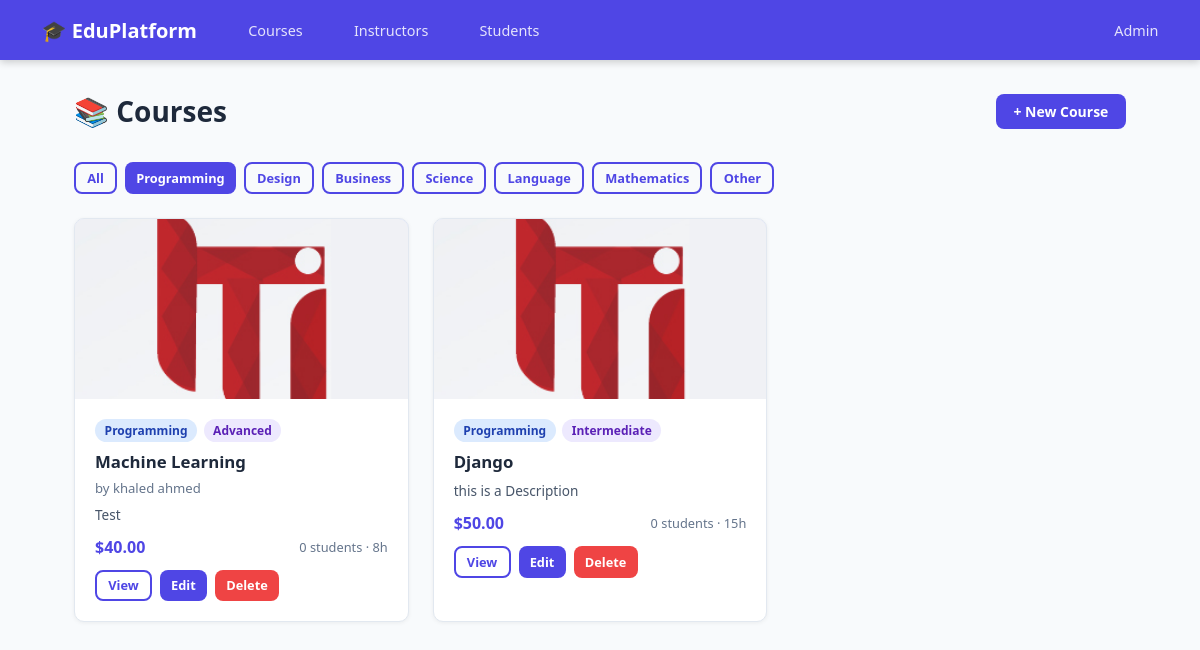
Page /?category=programming on the committed database.
### course/models.py (models this page shows, shortened)
class Course(models.Model):
    CATEGORY_CHOICES = [
        ('programming', 'Programming'),
        ('design', 'Design'),
        ('business', 'Business'),
        ('science', 'Science'),
        ('language', 'Language'),
        ('math', 'Mathematics'),
        ('other', 'Other'),
    ]
    LEVEL_CHOICES = [
        ('beginner', 'Beginner'),
        ('intermediate', 'Intermediate'),
        ('advanced', 'Advanced'),
    ]
    title = models.CharField(max_length=200)
    description = models.TextField()
    category = models.CharField(max_length=50, choices=CATEGORY_CHOICES, default='other')
    level = models.CharField(max_length=20, choices=LEVEL_CHOICES, default='beginner')
    duration_hours = models.PositiveIntegerField(default=0, help_text='Total hours')
    price = models.DecimalField(max_digits=8, decimal_places=2, default=0.00)
    image = models.ImageField(
        upload_to='course_images/',
        null=True,
        blank=True,
        help_text='Course thumbnail image'
    )
    created_at = models.DateTimeField(auto_now_add=True)
    updated_at = models.DateTimeField(auto_now=True)
    is_active = models.BooleanField(default=True)
    instructor = models.ForeignKey(
        Instructor,
        on_delete=models.SET_NULL,
        null=True,
        blank=True,
        related_name='courses'   # instructor.courses.all()
    )
    students = models.ManyToManyField(
        Student,
        blank=True,
        related_name='courses'   # student.courses.all()
    )
    class Meta:
        ordering = ['-created_at']
        verbose_name = 'Course'
        verbose_name_plural = 'Courses'
    def total_students(self):
        return self.students.count()

### instructor/models.py (models this page shows, shortened)
class Instructor(models.Model):
    user = models.OneToOneField(
        User,
        on_delete=models.CASCADE,
        related_name='instructor_profile'
    )
    bio = models.TextField(blank=True)
    expertise = models.CharField(max_length=200)
    phone = models.CharField(max_length=20, blank=True)
    website = models.URLField(blank=True)
    hire_date = models.DateField(auto_now_add=True)
    class Meta:
        ordering = ['user__last_name']
        verbose_name = 'Instructor'
        verbose_name_plural = 'Instructors'
    def get_full_name(self):
        return self.user.get_full_name() or self.user.username

### course/views.py (the view)
# urls.py: path('', views.course_list, name='course_list'),
def course_list(request):
    courses = Course.objects.filter(is_active=True).select_related('instructor__user').prefetch_related('students')
    category_filter = request.GET.get('category', '')
    if category_filter:
        courses = courses.filter(category=category_filter)
    return render(request, 'course/course_list.html', {
        'courses': courses,
        'page_title': 'All Courses',
        'categories': Course.CATEGORY_CHOICES,
        'selected_category': category_filter,
    })

### course/templates/course/course_list.html
{% extends "base.html" %}
{% block content %}
<div class="page-header">
  <h1>📚 Courses</h1>
  <div class="actions">
    <a href="{% url 'course_create' %}" class="btn btn-primary">+ New Course</a>
  </div>
</div>
<div style="display:flex;gap:.5rem;flex-wrap:wrap;margin-bottom:1.5rem">
  <a href="{% url 'course_list' %}" class="btn btn-sm {% if not selected_category %}btn-primary{% else %}btn-outline{% endif %}">All</a>
  {% for val, label in categories %}
  <a href="?category={{ val }}" class="btn btn-sm {% if selected_category == val %}btn-primary{% else %}btn-outline{% endif %}">{{ label }}</a>
  {% endfor %}
</div>
{% if courses %}
<div class="grid-3">
  {% for course in courses %}
  <div class="card">
    <div class="card-img">
      {% if course.image %}
        <img src="{{ course.image.url }}" alt="{{ course.title }}">
      {% else %}
        📚
      {% endif %}
    </div>
    <div class="card-body">
      <div style="display:flex;gap:.4rem;margin-bottom:.5rem;flex-wrap:wrap">
        <span class="badge badge-blue">{{ course.get_category_display }}</span>
        <span class="badge badge-purple">{{ course.get_level_display }}</span>
      </div>
      <div class="card-title">{{ course.title }}</div>
      <div class="card-meta">
        {% if course.instructor %}by {{ course.instructor.get_full_name }}{% endif %}
      </div>
      <p style="font-size:.85rem;color:#475569;margin-bottom:.75rem">{{ course.description|truncatechars:90 }}</p>
      <div style="display:flex;justify-content:space-between;align-items:center;margin-bottom:.75rem">
        <span style="font-weight:700;color:#4f46e5">${{ course.price }}</span>
        <span style="font-size:.8rem;color:#64748b">{{ course.total_students }} student{{ course.total_students|pluralize }} · {{ course.duration_hours }}h</span>
      </div>
      <div style="display:flex;gap:.5rem">
        <a href="{% url 'course_detail' course.pk %}" class="btn btn-outline btn-sm">View</a>
        <a href="{% url 'course_edit' course.pk %}" class="btn btn-primary btn-sm">Edit</a>
        <a href="{% url 'course_delete' course.pk %}" class="btn btn-danger btn-sm">Delete</a>
      </div>
    </div>
  </div>
  {% endfor %}
</div>
{% else %}
<div class="empty">
  <p>No courses found{% if selected_category %} in this category{% endif %}.</p>
  <a href="{% url 'course_create' %}" class="btn btn-primary">Create First Course</a>
</div>
{% endif %}
{% endblock %}

### templates/base.html (style rules this page uses)
*, *::before, *::after { box-sizing: border-box; margin: 0; padding: 0; }
:root { --primary: #4f46e5; --primary-d: #3730a3; --success: #10b981; --danger: #ef4444; --warn: #f59e0b; --bg: #f8fafc; --card: #ffffff; --text: #1e293b; --muted: #64748b; --border: #e2e8f0; --radius: 10px; }
body { font-family: 'Segoe UI', system-ui, sans-serif; background: var(--bg); color: var(--text); min-height: 100vh; }
.page-header { display: flex; align-items: center; gap: 1rem; margin-bottom: 2rem; flex-wrap: wrap; }
.page-header h1 { font-size: 1.75rem; font-weight: 700; }
.page-header .actions { margin-left: auto; display: flex; gap: .75rem; }
.card { background: var(--card); border: 1px solid var(--border); border-radius: var(--radius); overflow: hidden; box-shadow: 0 1px 4px rgba(0,0,0,.06); }
.card-body { padding: 1.25rem; }
.card-img { width: 100%; height: 180px; object-fit: cover; background: linear-gradient(135deg,#e0e7ff,#c7d2fe); display: flex; align-items: center; justify-content: center; color: var(--primary); font-size: 3rem; }
.card-img img { width: 100%; height: 180px; object-fit: cover; }
.card-title { font-weight: 700; font-size: 1.05rem; margin-bottom: .35rem; }
.card-meta { color: var(--muted); font-size: .82rem; margin-bottom: .5rem; }
.grid-3 { display: grid; grid-template-columns: repeat(auto-fill, minmax(300px, 1fr)); gap: 1.5rem; }
.btn { display: inline-flex; align-items: center; gap: .4rem; padding: .5rem 1.1rem; border-radius: 8px; font-size: .875rem; font-weight: 600; text-decoration: none; cursor: pointer; border: none; transition: all .2s; }
.btn-primary { background: var(--primary); color: #fff; }
.btn-danger { background: var(--danger); color: #fff; }
.btn-outline { background: transparent; color: var(--primary); border: 2px solid var(--primary); }
.btn-sm { padding: .3rem .7rem; font-size: .8rem; }
.badge { display: inline-block; padding: .2rem .6rem; border-radius: 99px; font-size: .75rem; font-weight: 600; }
.badge-blue { background: #dbeafe; color: #1e40af; }
.badge-purple { background: #ede9fe; color: #5b21b6; }

### rows in the picture
Course: image (picture), category "Programming", level "Advanced", title "Machine Learning", instructor.get_full_name "khaled ahmed", description "Test", price "40.00", total_students "0", duration_hours "8"
Course: image (picture), category "Programming", level "Intermediate", title "Django", description "this is a Description", price "50.00", total_students "0", duration_hours "15"

### other values in the picture
{{ label }} "Programming" "Design" "Business" "Science" "Language" "Mathematics" "Other"
